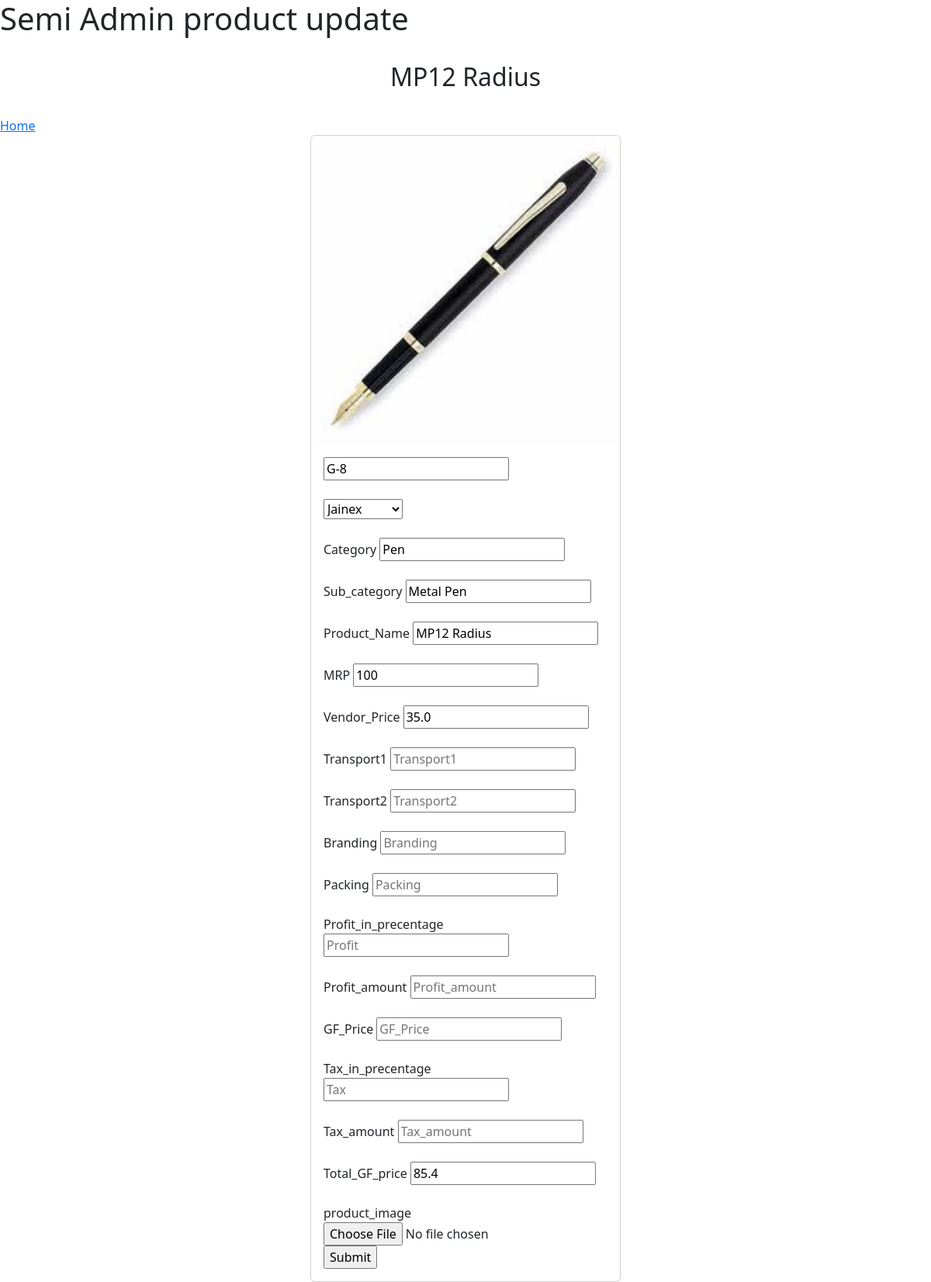
/GridSemiadminupdate_product/11, run on the app's committed database.
### gridfokuzapp/models.py (models this page shows, shortened)
class AddProducts(models.Model):
    SKU = models.CharField(max_length=10, null=True)
    Vendor = models.ForeignKey(AddVendors ,on_delete=models.SET_NULL, null=True)
    Category = models.CharField(max_length=50, null=True)
    Sub_category = models.CharField(max_length=50, null=True)
    Product_Name = models.CharField(max_length=50, null=True)
    MRP = models.IntegerField(null=True)
    Vendor_Price = models.FloatField(null=True)
    Total_GF_price = models.FloatField(null=True)
    final_price = models.FloatField(null=True)
    product_image = models.ImageField(upload_to="product_images", null=True)
    discription = models.CharField(max_length=250, null=True)
    temp_discription = models.CharField(max_length=250, null=True)
    branding_category = models.CharField(max_length=50, null=True)
    profit_percentage = models.FloatField(default=0,null=True)
    branding_cost = models.FloatField(default=0, null=True)
    transportation_cost = models.FloatField(default=0, null=True)
    tax = models.FloatField(null=True)
    profit_type = models.CharField(max_length=30, null=True)

class AddVendors(models.Model):
    vendorname = models.CharField(max_length=30)
    ventorcode = models.CharField(max_length=30, null=True)

### gridfokuzapp/views.py (the view, shortened to what this page needs)
# urls.py: path("GridSemiadminupdate_product/<int:id>", views.GridSemiadminupdate_product, name="GridSemiadminupdate_product"),
def GridSemiadminupdate_product(request,id):
    vendor = AddVendors.objects.all()
    product = AddProducts.objects.get(id=id)
    return render(request, "SemiAdmin/update_product.html",{"product":product,
                                                  "vendor":vendor})

### templates/SemiAdmin/update_product.html (shortened to what this page needs)
<!DOCTYPE html>
<html lang="en">
<head>
  <link href="https://cdn.jsdelivr.net/npm/bootstrap@5.2.3/dist/css/bootstrap.min.css" rel="stylesheet">
</head>
<body>
  <h1>Semi Admin product update</h1><br>
    <h2 style="text-align:center">{{product.Product_Name}}</h2><br>
    <a href="/home">Home</a>
    <div class="card mx-auto" style="width: 25rem;">
        <img src="{{product.product_image.url}}" class="card-img-top" alt="{{product.Product_Name}}">
        <div class="card-body">
            <form action="{% url 'GridSemiadminupdate_product' product.id %}" method="post" enctype="multipart/form-data">
                <input type="text" name="SKU" placeholder="SKU" value="{{product.SKU}}" required><br><br>
                <select name="Vendor">
                    <option value="{{product.Vendor.vendorname}}">{{product.Vendor.vendorname}}</option>
                </select><br><br>
                <label>Category</label>
                <input type="text" name="Category" placeholder="Category" value="{{product.Category}}" required><br><br>
                <label>Sub_category</label>
                <input type="text" name="Sub_category" placeholder="Sub_category" value="{{product.Sub_category}}" required><br><br>
                <label>Product_Name</label>
                <input type="text" name="Product_Name" placeholder="Product_Name" value="{{product.Product_Name}}" required><br><br>
                <label>MRP</label>
                <input type="number" name="MRP" placeholder="MRP" step="0.0001" value="{{product.MRP}}" required><br><br>
                <label>Vendor_Price</label>
                <input type="number" name="Vendor_Price" placeholder="Vendor_Price" step="0.0001" value="{{product.Vendor_Price}}" required><br><br>
                <label>Transport1</label>
                <input type="number" name="Transport1" placeholder="Transport1" step="0.0001" value="{{product.Transport1}}" required><br><br>
                <label>Transport2</label>
                <input type="number" name="Transport2" placeholder="Transport2" step="0.0001" value="{{product.Transport2}}" required><br><br>
                <label>Branding</label>
                <input type="number" name="Branding" placeholder="Branding" step="0.0001" value="{{product.Branding}}" required><br><br>
                <label>Packing</label>
                <input type="number" name="Packing" placeholder="Packing" step="0.0001" value="{{product.Packing}}" required><br><br>
                <label>Profit_in_precentage</label>
                <input type="number" name="Profit_in_precentage" placeholder="Profit" step="0.0001" value="{{product.Profit_in_precentage}}" required><br><br>
                <label>Profit_amount</label>
                <input type="number" name="Profit_amount" placeholder="Profit_amount"step="0.0001" value="{{product.Profit_amount}}" required><br><br>
                <label>GF_Price</label>
                <input type="number" name="GF_Price" placeholder="GF_Price"step="0.0001" value="{{product.GF_Price}}" required><br><br>
                <label>Tax_in_precentage</label>
                <input type="number" name="Tax_in_precentage" placeholder="Tax"step="0.0001" value="{{product.Tax_in_precentage}}" required><br><br>
                <label>Tax_amount</label>
                <input type="number" name="Tax_amount" placeholder="Tax_amount"step="0.0001" value="{{product.Tax_amount}}" required><br><br>
                <label>Total_GF_price</label>
                <input type="number" name="Total_GF_price" placeholder="Total_GF_price" step="0.0001" value="{{product.Total_GF_price}}" required><br><br>
                <label>product_image</label>
                <input type="file" name="product_image" value="{{product.product_image.url}}" required>
                <input type="submit" onclick="return validateForm()">
            </form>
        </div>
    </div>
</body>
</html>

### data on the page
AddProducts: Product_Name "MP12 Radius", product_image (picture), SKU "G-8", Vendor "Jainex", Category "Pen", Sub_category "Metal Pen", MRP "100", Vendor_Price "35.0", Total_GF_price "85.4"
